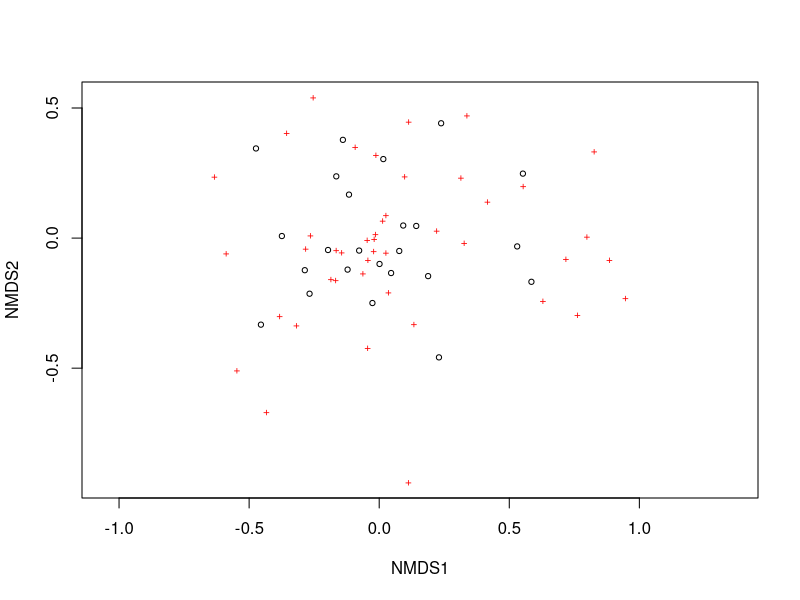
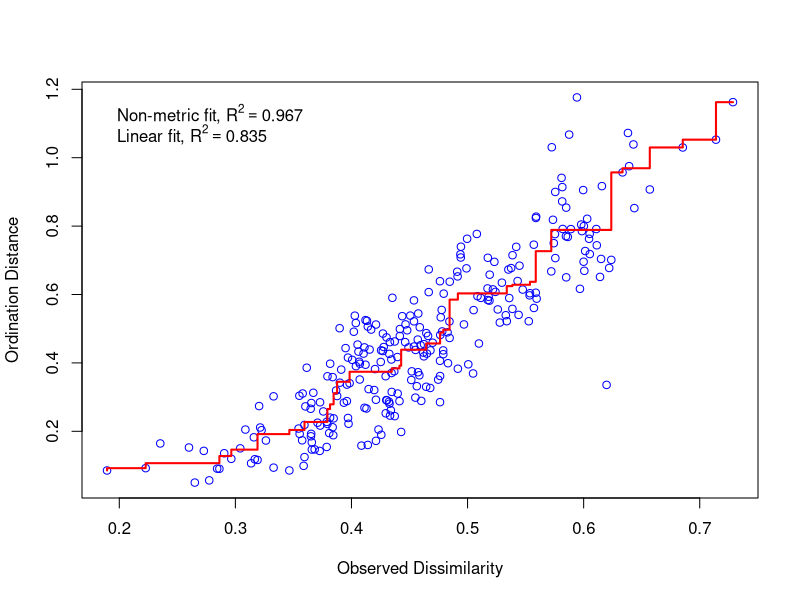

Generate these figures, in order, with R: (Note: this script raises an error after producing the figures.)
# Анализ связи между наборами данных
# Вадим Хайов
# Многомерные методы на R

# Пакеты
library(vegan)
library(ggplot2)


# Загружаем данные
data(varespec)
data(varechem)

head(varespec)
str(varespec)


head(varechem)
str(varechem)


sum(is.na(varechem))
sum(is.na(varespec))


# Код для построения ординаци в осях nMDS

set.seed(12345)
ord <- metaMDS(comm = varespec, distance = "bray", k = 2, trymax = 40)

plot(ord)

stressplot(ord)

stres_ord <- ord$stress

ord$points

scores(ord)

mds_points <- as.data.frame(scores(ord))

ggplot(mds_points, aes(x = NMDS1, y = NMDS2)) +
  geom_point(aes(color = varechem$Al), size = 4) +
  scale_color_gradient(low = "yellow", high = "red") +
  theme_bw() +
  theme(legend.position = "bottom") +
  labs(color = "Концентрация алюминия") +
  ggtitle(paste("Stress = ", stres_ord))



# Применяем функцию envfit()
env_fit <- envfit(ord  ~ ., data = varechem)


# Визуализация результатов
ordiplot(ord, display = "sites")
plot(env_fit)

env_fit


# Анализ связи с переменными c помощью функции `ordisurf()`

veg_ord <- ord

ordiplot(veg_ord, display = "sites")

ordisurf( veg_ord, varechem$Al,
         add = TRUE, col="blue", method = "REML")
ordisurf(veg_ord,varechem$Mn,
         add = TRUE, col="green")



# Задание: Отразите связь ординации растительности со значениями концентрации гумуса.





# Вычисление мантеловской корреляции
str(varespec)
str(varechem)


dist_com <- vegdist(varespec, method = "bray")

dist_chem <- vegdist(varechem, method = "euclidean")

x <- as.vector(dist_com)
y <- as.vector(dist_chem)

qplot(x, y) + geom_smooth(se = F, method = "lm")





xy <- data.frame (x, y)
mant <- ggplot(xy, aes(x=x, y=y))
mant + geom_point(size=3) + xlab ("Biological dissimilarity") + ylab ("Chemical dissimilarity") + annotate("text", x=0.25, y=0.35, label=paste("Rspearmen =", R, sep=" ")) + theme_bw() + geom_smooth(method = "lm", se = FALSE)



R <- round(cor(x, y, method = "pearson"), 3)


cor.test(x, y, method = "pearson") # Это неправильное действие! Так делать нельзя!








## Пермутационный метод

set.seed(12345)

male <- rnorm(100, 130, 5)
female <- rnorm(100, 129,5)

t.test(male, female)




SE_m <- sd(male) / sqrt(length(male))
SE_f <- sd(female) / sqrt(length(female))

t_initial <- (mean(male) - mean(female))/sqrt(SE_m^2 + SE_f^2)


f <- female
m <- male

num_perm <- sample(1:100,1)
order_m <- sample (1:100, num_perm)
order_f <- sample (1:100, num_perm)

f[order_f] <- male[order_f]
m[order_m] <- female[order_f]

SE_m <- sd(m) / sqrt(length(m))
SE_f <- sd(f) / sqrt(length(f))

t_p <- (mean(m) - mean(f))/sqrt(SE_m^2 + SE_f^2)


Nperm=10000

tperm <- rep(NA, Nperm)

set.seed(12345)

for (i in 1:(Nperm-1))
{
  BOX <- c(male,female)
  ord <-sample(1:200, 200)
  f <- BOX[ord[1:100]]
  m <- BOX [ord[101:200]]
  SE_m <- sd(m) / sqrt(length(m))
  SE_f <- sd(f) / sqrt(length(f))
  tperm[i]=(mean(m) - mean(f))/sqrt(SE_m^2 + SE_f^2)
}


head(tperm)
tail(tperm)

tperm [Nperm] <- t_initial

tdf <- data.frame(t = tperm)

ggplot(tdf, aes(x =t)) + geom_histogram(fill="blue", color = "black") + geom_vline(xintercept = c(t_initial, -t_initial))


p_value <- mean(tperm <= -t_initial |tperm >= t_initial )



# Пермутационная оценка значимости корреляции
library(coin)

library(MASS)

set.seed(1234567)

mu <- c(10, 20) #Вектор средних значений

Sigma <- matrix(.7, nrow=2, ncol=2)

diag(Sigma) <- c(1, 3)

# Sigma --- ковариационная матрица

dat <- as.data.frame(mvrnorm(n=100, mu=mu, Sigma=Sigma))

qplot(dat$V1, dat$V2)

cor.test(dat$V1, dat$V2, method = "spearman")

spearman_test( V1 ~ V2, data = dat, distribution = approximate(B=99999))



# Пермутационная оценка значимости мантеловской корреляции

mant <- mantel(dist_com, dist_chem, method="pearson", permutations = 9999)
mant


# Частная мантеловская корреляция

# Матрица координат описаний
geo <- read.table("data/Coordinates.txt",header = TRUE, sep = "\t")

# Матрица расстояний между точками
dist_geo <- vegdist(geo[, -1], method = "euclidean")


mantel_partial <- mantel.partial(dist_com, dist_chem, dist_geo, method = "pearson", permutations = 9999)
mantel_partial



# Модельные матрицы

com <- read.csv("data/mussel_beds.csv",
                sep=';', header = T)

ascam <- read.csv("data/ASCAM.csv",
                  sep=';', header = T)

library(dplyr)

log_com <- com %>% filter(Bank == "Vor2") %>% select(-c(1:3)) %>% decostand(.,method = "log")


log_ascam <- ascam %>% filter(Bank == "Vor2") %>% select(-c(1:2)) %>% decostand(.,method = "log")

ord_log_com <- metaMDS(log_com, autotransform = F)

mds_com <- as.data.frame(scores(ord_log_com, display = "sites"))

mds_com$Year <- com %>% filter(Bank == "Vor2") %>% select(Year)

str(mds_com)

ggplot(mds_com, aes(x = NMDS1, y = NMDS2)) + geom_path() + geom_text(label = as.character(mds_com$Year) )



dist_com <- vegdist(log_com, method = "bray")

dist_ascam <- vegdist(log_ascam, method = "euclidean")


mantel(dist_com, dist_ascam)









## Задание
# 1. Выясните есть ли многолетний градиент в динамике размерной струтуры и структуры сообщества на банке Vor4.
# 2. Оцените связь между размерной структурой мидий и структурой сообщества.



## Градиентная модельная матрица
gradient_model <- vegdist(com$Year[com$Bank == "Vor2"], method="euclidian")
gradient_model

## Тестируем гипотезу о наличии градиента с помощью теста Мантела
dist_vor2_com <- vegdist(  , method = "bray")
dist_vor2_ascam <- vegdist(  , method = "euclidean")

### 1) Наличие градиента в структуре сообщества
mantel(dist_com, gradient_model)



### 2) Наличие градиента в размерной структуре мидий
mantel( dist_ascam, gradient_model)

## Прослеживается ли связь между размерной структурой мидий и структурой сообщества?

### Не самое правильное решение
mantel(dist_vor2_com, dist_vor2_ascam)

### Более корректное решение
mantel.partial(dist_ascam , dist_com , gradient_model )





## Циклическая модельная матрица
cycmod <- function(x){
  points <- data.frame(X=c(1:x), Y=c(1:x))
  for (i in 1:x) {
    points$X[i] <- cos(2*pi*(i-1)/x)
    points$Y[i] <- sin(2*pi*(i-1)/x)
  }
  return(points)
}

qplot(cycmod(nrow(mds_vor2_ascam))$X, cycmod(nrow(mds_vor2_ascam))$Y, xlab="X", ylab="Y", geom = "point", size = 4)

cycl_model <- round(vegdist(cycmod(nrow(mds_vor2_ascam)), method = "euclidean"))
cycl_model

## Выявляется ли циклическая составляющая в динамике размерной структуры?
mantel(dist_ascam, cycl_model)

## Более корректная оценка
mantel.partial(dist_ascam, cycl_model, gradient_model)



str(varechem)


# Функция `bioenv()`из пакета `vegan`


# Количество комбинаций
2^ncol(varechem)-1





BioEnv <- bioenv(varespec, varechem, method = "spearman", index = "bray")

BioEnv



plot(veg_ord)

plot(envfit(veg_ord ~ N + P + Al + Mn + Baresoil, data = varechem  ))


# Оценка достоверности результатов BIO-ENV
# ЗАПУСКАТЬ КОД МЕЖДУ ДВУМЯ ЛИНИЯМИ ТОЛЬКО ЕСЛИ НЕ ЖАЛКО ВРЕМЕНИ!!!
#------------------------------------
perm_binv <- c(1:100)
for (i in 1:99)
{
  perm_num <- sample(1:nrow(varespec))
  perm_com <- varespec[perm_num,]
  perm_i <- bioenv(perm_com, varechem)

  manteltop <- length(perm_i$models)
  est <- c(1:manteltop)
  for (j in 1:ncol(varechem)) est[j]<-perm_i$models[[j]]$est
  perm_binv[i] <- max(est)
  cat("итерация ", i, "\n")
}

manteltop <- length(BioEnv$models)


estim <- c(1:manteltop)
for (j in 1:ncol(varechem)) estim[j]<-BioEnv$models[[j]]$est
perm_binv[100,1]<-max(estim)


perm_binv <- data.frame(perm_i=perm_binv)

p=length(perm_binv[perm_binv[,1]>=perm_binv[100,1],1])/nrow(perm_binv)

# png("BIOENV.png")

hist <- ggplot(perm_binv, aes(x=perm_i))
hist + geom_histogram (bin=0.1, fill="blue", colour="black")+geom_vline(xintercept=perm_binv[100,1], linetype=2) + theme_bw() + xlab("Мантеловские корреляции, \nполученные при пермутациях \nпроцедуры BIO-ENV ") + annotate("text", x=0.8, y=20, label=(paste("P=", p, sep=" ")))

# dev.off()
#------------------------------------
